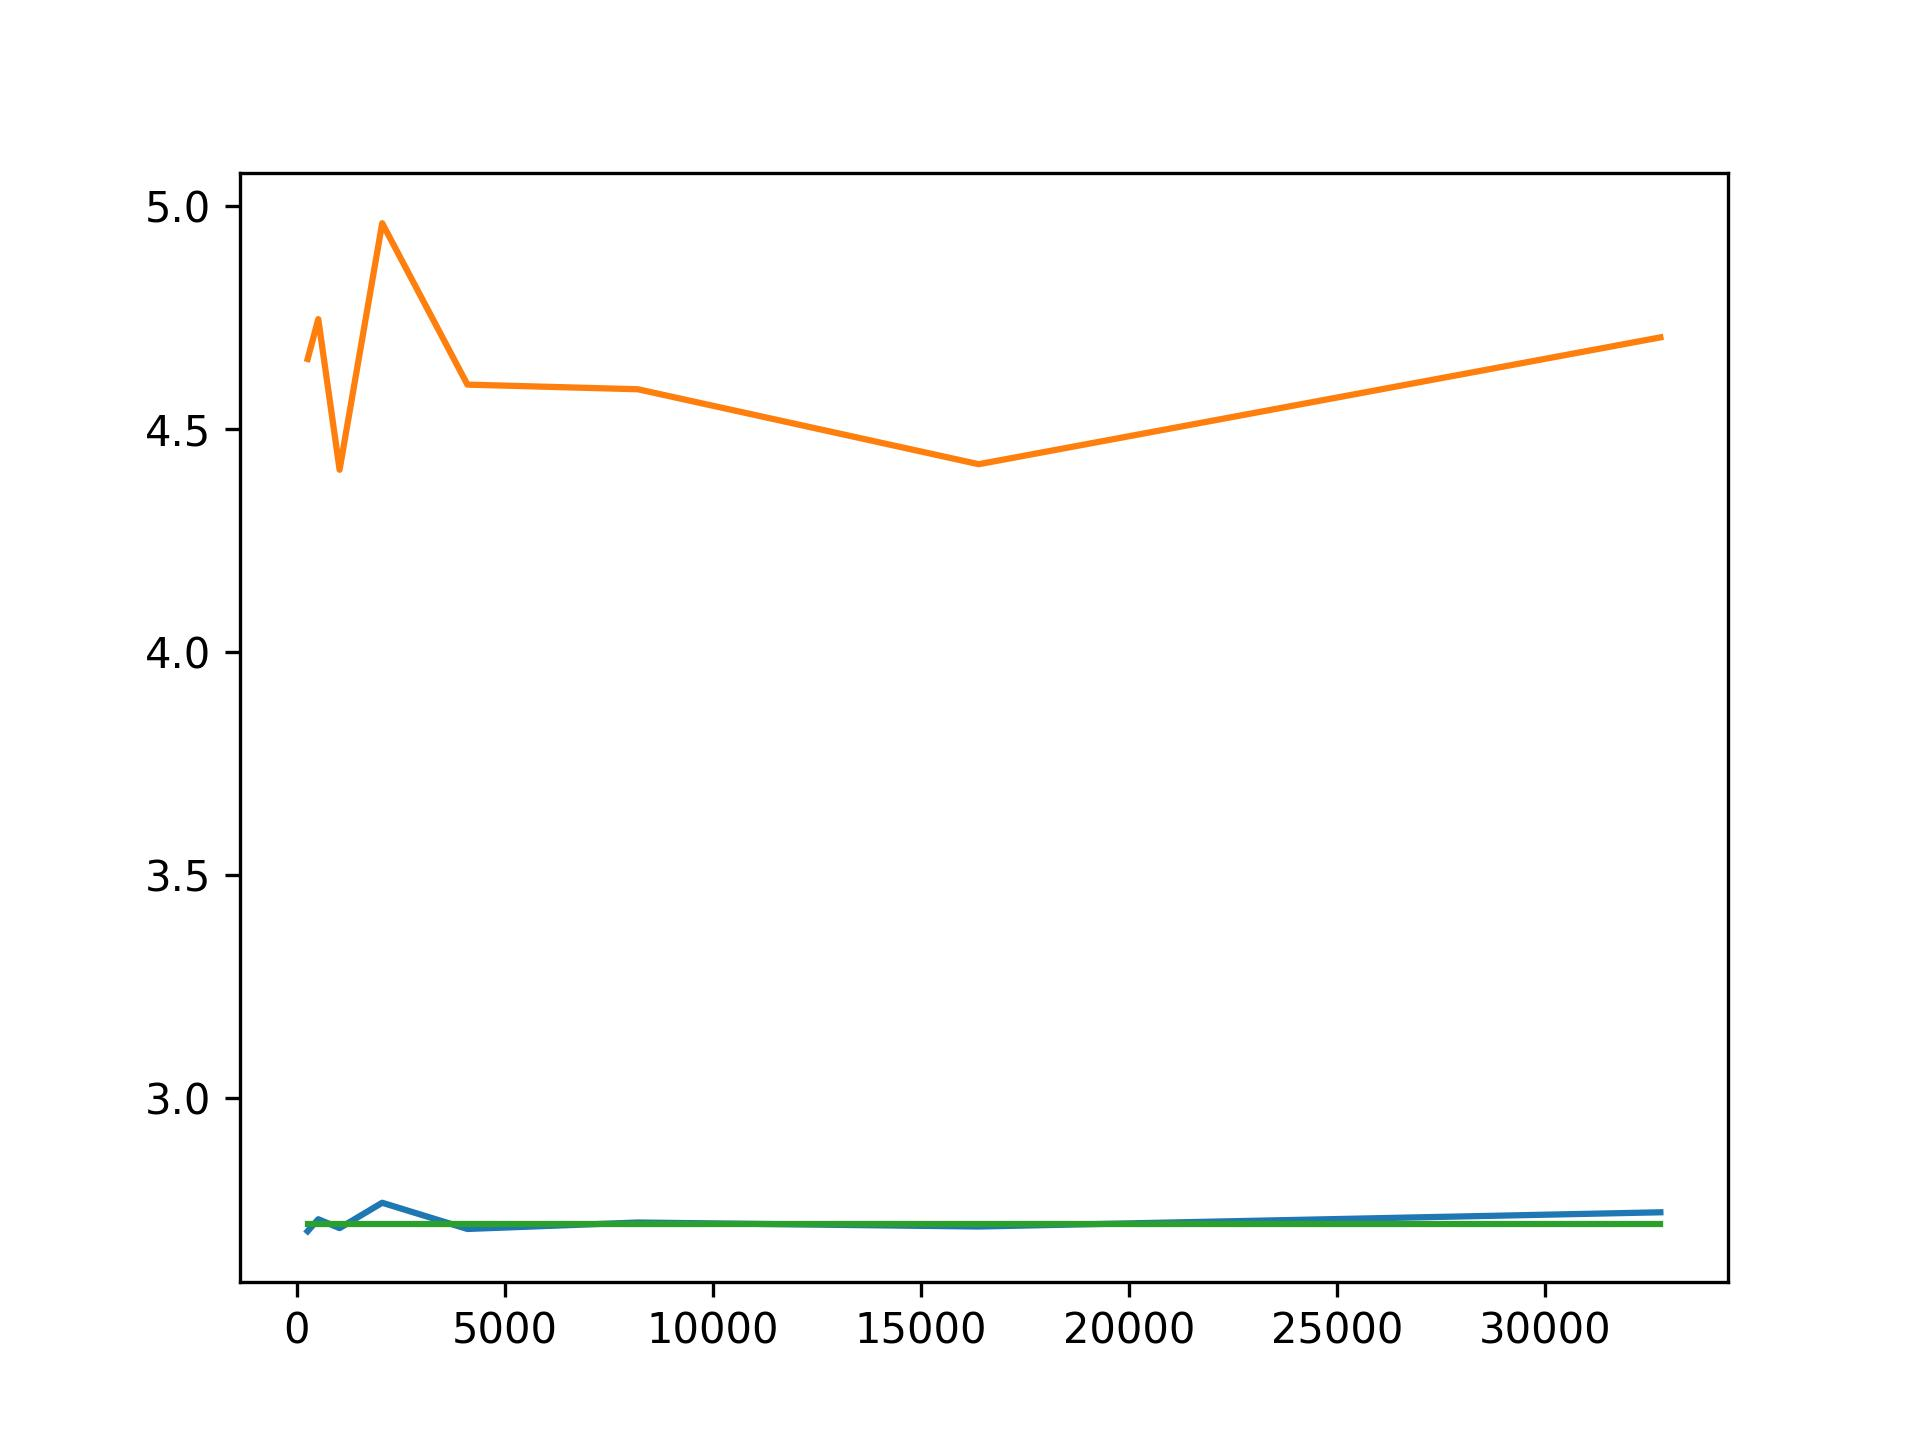

Source code (Python):
import random
import matplotlib.pyplot as plt
import math

no_tests = 10000
n_values = [pow(2,b) for b in range(8,16)]
averages = []
variance = []

for n in n_values:
    print(n)
    devices = [0] * n
    rounds = []
    p = 1/n
    for i in range(0,no_tests):
        L = 0
        while sum(devices) != 1:
            devices = [(0 if random.random() > p else 1) for i in range(0,n)]
            L += 1
        rounds.append(L)
        devices = [0] * n

    average = sum(rounds) / len(rounds)
    averages.append(average)
    variance.append(sum(pow(x - average, 2) for x in rounds) / len(rounds))


line1 = plt.plot(n_values, averages, label = "E[X]")
line2 = plt.plot(n_values, variance, label = "Var[X]")
line2 = plt.plot(n_values, [math.e] * len(averages), label = "e")
plt.savefig('z3.jpg', dpi=300)